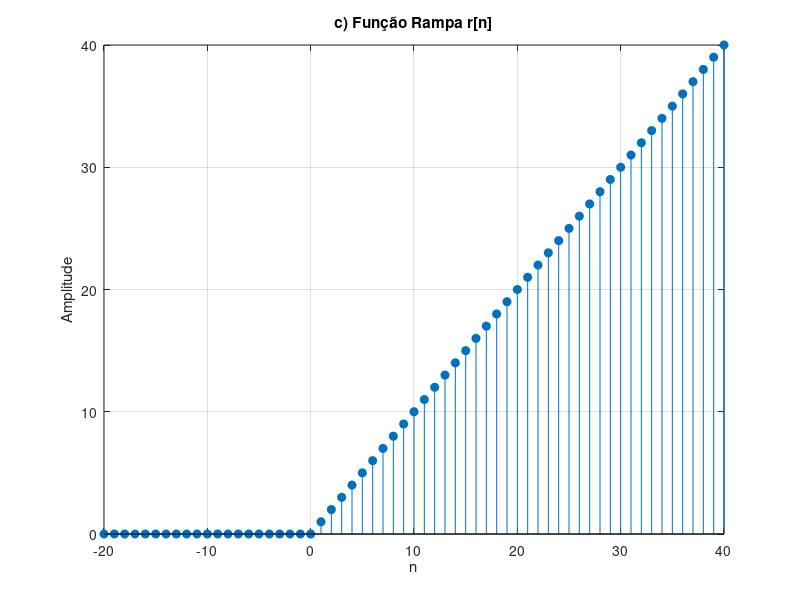

The MATLAB source for this figure:
% parte1_c.m
n = -20:40;
x_c = n .* (n >= 0);
figure(1);
stem(n, x_c, 'filled');
title('c) Função Rampa r[n]');
xlabel('n'); ylabel('Amplitude'); grid on; xlim([-20 40]);
print('../figuras/parte1_c.png', '-dpng');
